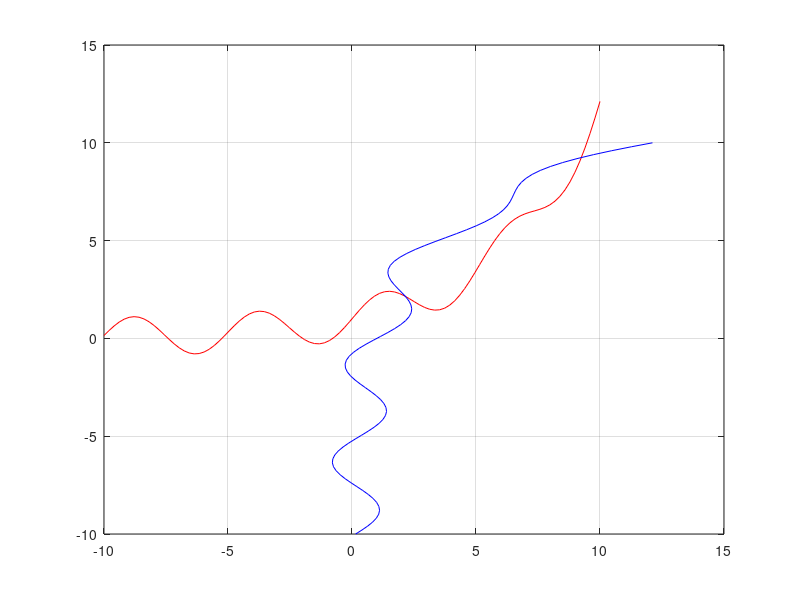

MATLAB code for this plot: (Note: this script raises an error after producing the figure.)
clear all;
f = @(t) sin((5/4)*t) + exp((1/4)*t);

x = linspace(-10,10);
y = linspace(-10,10);

plot(x,f(x),'r',f(y),y,'b')
grid on
hold on

[X,Y,K] = sistlin3(f);

fprintf("Il punto di intersezione trovato è: (%10.8f,%10.8f) con %3d iterazioni \n", X(end), Y(end), K);
plot(x,Y(end).*ones(1,100),X(end).*ones(1,100),y)